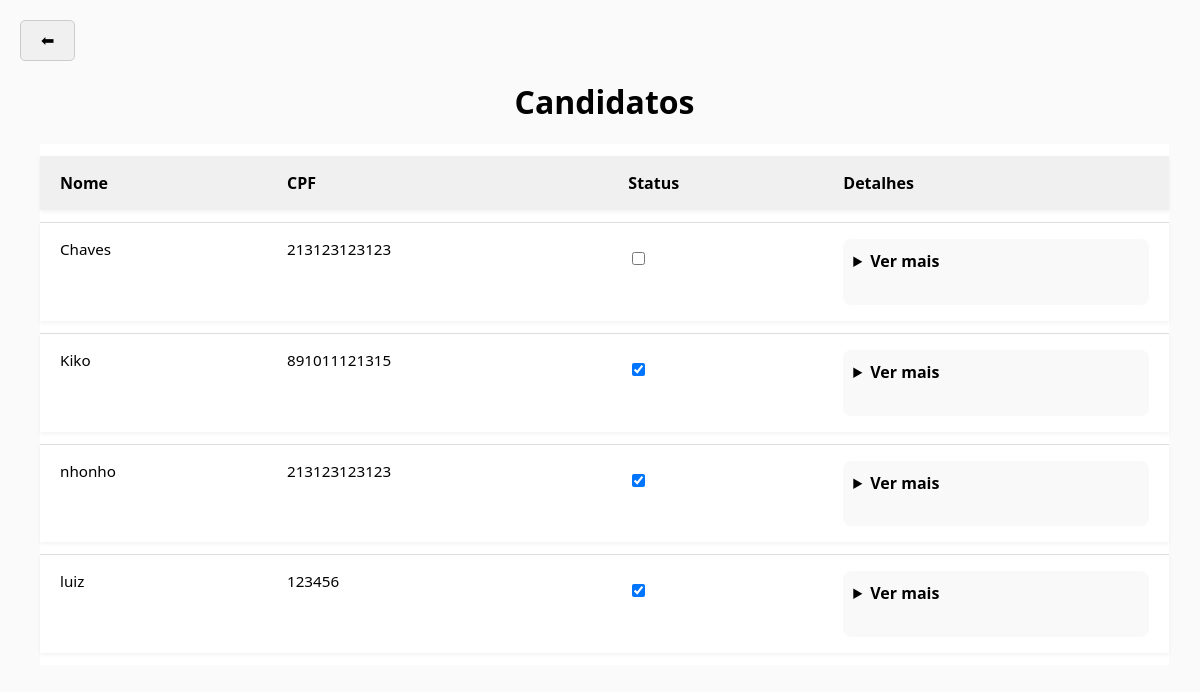
Page /candidatos/ on the committed database.
### portal/models.py (models this page shows, shortened)
class Candidato(models.Model):
    user = models.OneToOneField(User, on_delete=models.CASCADE, null=True, blank=True)
    nome_completo = models.CharField(max_length=200)
    data_nascimento = models.DateField()
    idade = models.IntegerField(editable = False)
    sexo = models.CharField(max_length=20)
    raca_cor = models.CharField(max_length=50)
    cpf = models.CharField(max_length=14)
    telefone = models.CharField(max_length=20, blank=True)
    whatsapp = models.BooleanField()
    estado_civil = models.CharField(max_length=50, blank=True)
    email = models.EmailField(blank=True)
    endereco_principal = models.CharField(max_length=200)
    numero = models.CharField(max_length=20)
    bairro = models.CharField(max_length=100)
    municipio_uf = models.CharField(max_length=100)
    microrregiao = models.CharField(max_length=100, blank=True)
    cep = models.CharField(max_length=20)
    ingressara_no_projeto = models.BooleanField()
    turno = models.CharField(max_length=50, blank=True)
    apadrinhado = models.BooleanField()
    escolaridade = models.CharField(max_length=100, blank=True)
    rede_ensino = models.CharField(max_length=50, blank=True)
    ano_ou_periodo = models.CharField(max_length=20, blank=True)
    turno_escolar = models.CharField(max_length=50, blank=True)
    motivo_nao_estuda = models.TextField(blank=True)
    pretende_estudar = models.BooleanField(null=True)
    situacao_profissional = models.CharField(max_length=100, blank=True)
    profissao = models.CharField(max_length=100, blank=True)
    local_trabalho = models.CharField(max_length=100, blank=True)
    bairro_trabalho = models.CharField(max_length=100, blank=True)
    salario = models.DecimalField(max_digits=10, decimal_places=2, null=True, blank=True)
    conhece_eca = models.CharField(max_length=50, blank=True)
    nocao_cidadania = models.BooleanField(null=True)
    referencia_familiar = models.CharField(max_length=20, blank=True)
    conhece_conselho = models.CharField(max_length=100, blank=True)
    conhece_foscar = models.CharField(max_length=100, blank=True)
    possui_plano = models.BooleanField(null=True)
    nome_plano = models.CharField(max_length=100, blank=True)
    problema_saude = models.BooleanField(null=True)
    acompanhamento_medico = models.BooleanField(null=True)
    cirurgia = models.BooleanField(null=True)
    problema_atual = models.TextField(blank=True)
    deficiencia_fisica = models.BooleanField(null=True)
    tipo_deficiencia = models.CharField(max_length=100, blank=True)
    desenvolvimento_mental = models.TextField(blank=True)
    onde_procura_saude = models.CharField(max_length=100, blank=True)
    refeicoes_dia = models.IntegerField(null=True, blank=True)
    alimentacao = models.TextField(blank=True)
    participa_grupo = models.TextField(blank=True)
    tipo_casa = models.CharField(max_length=100, blank=True)
    tipo_moradia = models.CharField(max_length=100, blank=True)
    vulnerabilidade = models.TextField(blank=True)
    numero_comodos = models.IntegerField(null=True, blank=True)
    divisorias_crianca_adulto = models.BooleanField(null=True)
    tem_banheiro = models.BooleanField(null=True)
    banheiro_dentro = models.BooleanField(null=True)
    energia_publica = models.BooleanField(null=True)
    agua = models.CharField(max_length=100, blank=True)
    destino_lixo = models.CharField(max_length=100, blank=True)
    destino_esgoto = models.CharField(max_length=100, blank=True)
    bens = models.TextField(blank=True)
    origem_bens = models.CharField(max_length=100, blank=True)
    cadastrado_cadunico = models.BooleanField(null=True)
    bolsa_familia = models.BooleanField(null=True)
    auxilio_moradia = models.BooleanField(null=True)
    recebe_bpc = models.BooleanField(null=True)
    faixa_renda_familiar = models.CharField(max_length=100, blank=True)
    renda_per_capita = models.DecimalField(max_digits=10, decimal_places=2, null=True, blank=True)
    aprovado = models.BooleanField(null=True, blank=True)

### portal/views.py (the view)
# urls.py: path('candidatos/', views.lista_candidatos, name='lista_candidatos'),
def lista_candidatos(request):
    candidatos = Candidato.objects.all()
    return render(request, "candidatos.html", {"candidatos": candidatos})

### portal/templates/candidatos.html (shortened to what this page needs)
{% extends "base.html" %}
{% block content %}
<div class="container">
    <h1>Candidatos</h1>
    <table>
        <thead>
            <tr>
                <th>Nome</th>
                <th>CPF</th>
                <th>Status</th>
                <th>Detalhes</th>
            </tr>
        </thead>
        <tbody>
        {% for candidato in candidatos %}
            <tr>
                <td>{{ candidato.nome_completo }}</td>
                <td>{{ candidato.cpf }}</td>
                <td class="acoes">
                    <div class="status-checkbox">
                        <form method="post" action="{% url 'alterar_status' candidato.id %}">
                            <label class="checkbox-wrapper" title="Clique para aprovar/reprovar">
                                <input type="checkbox" name="status" value="aprovar" onchange="this.form.submit()" {% if candidato.aprovado %}checked{% endif %}>
                            </label>
                        </form>
                    </div>
                </td>
                <td>
                    <details>
                        <summary>Ver mais</summary>
                        <strong>Data de Nascimento:</strong> {{ candidato.data_nascimento }}<br>
                        <strong>Idade:</strong> {{ candidato.idade }}<br>
                        <strong>Sexo:</strong> {{ candidato.sexo }}<br>
                        <strong>Raça/Cor:</strong> {{ candidato.raca_cor }}<br>
                        <strong>Telefone:</strong> {{ candidato.telefone }}<br>
                        <strong>WhatsApp:</strong> {{ candidato.whatsapp }}<br>
                        <strong>Estado Civil:</strong> {{ candidato.estado_civil }}<br>
                        <strong>Email:</strong> {{ candidato.email }}<br>
                        <strong>Endereço:</strong> {{ candidato.endereco_principal }}, {{ candidato.numero }} - {{ candidato.bairro }}<br>
                        <strong>Município/UF:</strong> {{ candidato.municipio_uf }}<br>
                        <strong>Microrregião:</strong> {{ candidato.microrregiao }}<br>
                        <strong>CEP:</strong> {{ candidato.cep }}<br>
                        <strong>Ingressará no Projeto:</strong> {{ candidato.ingressara_no_projeto }}<br>
                        <strong>Turno:</strong> {{ candidato.turno }}<br>
                        <strong>Apadrinhado:</strong> {{ candidato.apadrinhado }}<br><br>
                        <strong>Escolaridade:</strong> {{ candidato.escolaridade }}<br>
                        <strong>Rede de Ensino:</strong> {{ candidato.rede_ensino }}<br>
                        <strong>Ano ou Período:</strong> {{ candidato.ano_ou_periodo }}<br>
                        <strong>Turno Escolar:</strong> {{ candidato.turno_escolar }}<br>
                        <strong>Motivo de Não Estudo:</strong> {{ candidato.motivo_nao_estuda }}<br>
                        <strong>Pretende Estudar:</strong> {{ candidato.pretende_estudar }}<br><br>
                        <strong>Situação Profissional:</strong> {{ candidato.situacao_profissional }}<br>
                        <strong>Profissão:</strong> {{ candidato.profissao }}<br>
                        <strong>Local de Trabalho:</strong> {{ candidato.local_trabalho }}<br>
                        <strong>Bairro do Trabalho:</strong> {{ candidato.bairro_trabalho }}<br>
                        <strong>Salário:</strong> R$ {{ candidato.salario }}<br><br>
                        <strong>Conhece ECA:</strong> {{ candidato.conhece_eca }}<br>
                        <strong>Noção de Cidadania:</strong> {{ candidato.nocao_cidadania }}<br>
                        <strong>Referência Familiar:</strong> {{ candidato.referencia_familiar }}<br>
                        <strong>Conhece Conselho:</strong> {{ candidato.conhece_conselho }}<br>
                        <strong>Conhece FOSCAR:</strong> {{ candidato.conhece_foscar }}<br><br>
                        <strong>Possui Plano de Saúde:</strong> {{ candidato.possui_plano }}<br>
                        <strong>Nome do Plano:</strong> {{ candidato.nome_plano }}<br>
                        <strong>Problema de Saúde:</strong> {{ candidato.problema_saude }}<br>
                        <strong>Acompanhamento Médico:</strong> {{ candidato.acompanhamento_medico }}<br>
                        <strong>Cirurgia:</strong> {{ candidato.cirurgia }}<br>
                        <strong>Problema Atual:</strong> {{ candidato.problema_atual }}<br>
                        <strong>Deficiência Física:</strong> {{ candidato.deficiencia_fisica }}<br>
                        <strong>Tipo de Deficiência:</strong> {{ candidato.tipo_deficiencia }}<br>
                        <strong>Desenvolvimento Mental:</strong> {{ candidato.desenvolvimento_mental }}<br>
                        <strong>Onde Procura Saúde:</strong> {{ candidato.onde_procura_saude }}<br><br>
                        <strong>Refeições por Dia:</strong> {{ candidato.refeicoes_dia }}<br>
                        <strong>Alimentação:</strong> {{ candidato.alimentacao }}<br><br>
                        <strong>Participa de Grupos:</strong> {{ candidato.participa_grupo }}<br><br>
                        <strong>Tipo de Casa:</strong> {{ candidato.tipo_casa }}<br>
                        <strong>Tipo de Moradia:</strong> {{ candidato.tipo_moradia }}<br>
                        <strong>Vulnerabilidade:</strong> {{ candidato.vulnerabilidade }}<br>
                        <strong>Número de Cômodos:</strong> {{ candidato.numero_comodos }}<br>
                        <strong>Divisória Criança/Adulto:</strong> {{ candidato.divisorias_crianca_adulto }}<br>
                        <strong>Tem Banheiro:</strong> {{ candidato.tem_banheiro }}<br>
                        <strong>Banheiro Dentro:</strong> {{ candidato.banheiro_dentro }}<br>
                        <strong>Energia Pública:</strong> {{ candidato.energia_publica }}<br>
                        <strong>Água:</strong> {{ candidato.agua }}<br>
                        <strong>Destino do Lixo:</strong> {{ candidato.destino_lixo }}<br>
                        <strong>Destino do Esgoto:</strong> {{ candidato.destino_esgoto }}<br><br>
                        <strong>Bens:</strong> {{ candidato.bens }}<br>
                        <strong>Origem dos Bens:</strong> {{ candidato.origem_bens }}<br><br>
                        <strong>Cadastrado no CadÚnico:</strong> {{ candidato.cadastrado_cadunico }}<br>
                        <strong>Recebe Bolsa Família:</strong> {{ candidato.bolsa_familia }}<br>
                        <strong>Auxílio Moradia:</strong> {{ candidato.auxilio_moradia }}<br>
                        <strong>Recebe BPC:</strong> {{ candidato.recebe_bpc }}<br><br>
                        <strong>Faixa de Renda Familiar:</strong> {{ candidato.faixa_renda_familiar }}<br>
                    </details>
                </td>
            </tr>
        {% endfor %}
        </tbody>
    </table>
    <button onclick="history.back()"
    style="position: absolute; top: 20px; left: 20px;
           padding: 10px 20px; font-size: 16px;
           background-color: #f0f0f0; border: 1px solid #ccc;
           border-radius: 5px; cursor: pointer;">
    ⬅
    </button>
</div>
{% endblock %}

### portal/static/portal/css/style.css (style rules this page uses)
body { font-family: Arial, sans-serif; background-color: #f4f4f4; text-align: center; margin: 0; padding: 0; }

### portal/templates/candidatos.html (style rules this page uses)
body { font-family: "Segoe UI", Tahoma, Geneva, Verdana, sans-serif; background-color: #fafafa; }
h1 { text-align: center; margin-top: 40px; font-size: 2em; }
.container { max-width: 97%; width: 97%; margin: 0; padding: 20px; }
table { width: 100%; border-collapse: separate; border-spacing: 0 12px; background-color: white; }
th, td { padding: 16px 20px; text-align: left; vertical-align: top; border-top: 1px solid #ddd; font-size: 0.95rem; }
th { background-color: #f0f0f0; font-weight: bold; font-size: 1rem; border-top: none; }
tr { background-color: #fff; box-shadow: 0 2px 4px rgba(0,0,0,0.05); }
.acoes form { display: flex; gap: 10px; margin-top: 10px; }
details { padding: 10px; background-color: #f9f9f9; border-radius: 8px; line-height: 1.6; max-height: 300px; overflow-y: auto; }
summary { cursor: pointer; font-weight: bold; font-size: 1rem; margin-bottom: 10px; }
details::after { display: block; content: ""; margin-top: 10px; }

### rows in the picture
Candidato: nome_completo "Chaves", cpf "213123123123"
Candidato: nome_completo "Kiko", cpf "891011121315", aprovado "☑"
Candidato: nome_completo "nhonho", cpf "213123123123", aprovado "☑"
Candidato: nome_completo "luiz", cpf "123456", aprovado "☑"
